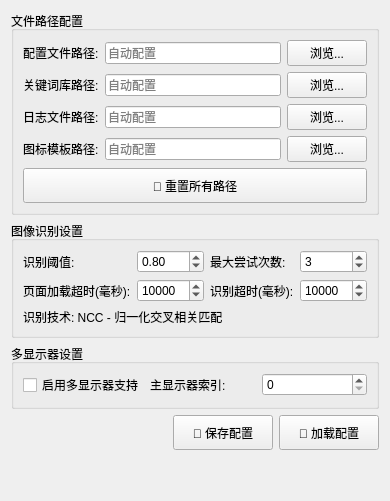
       <widget class="QWidget" name="advancedTab">
       <attribute name="title">
        <string>高级设置</string>
       </attribute>
       <layout class="QVBoxLayout" name="advancedLayout">
        <item>
         <widget class="QGroupBox" name="pathConfigGroup">
          <property name="title">
           <string>文件路径配置</string>
          </property>
          <layout class="QGridLayout" name="pathConfigLayout">
           <item row="0" column="0">
            <widget class="QLabel" name="configPathLabel">
             <property name="text">
              <string>配置文件路径:</string>
             </property>
            </widget>
           </item>
           <item row="0" column="1">
            <widget class="QLineEdit" name="configPathEdit">
             <property name="readOnly">
              <bool>true</bool>
             </property>
             <property name="placeholderText">
              <string>自动配置</string>
             </property>
            </widget>
           </item>
           <item row="0" column="2">
            <widget class="QPushButton" name="configPathBrowseButton">
             <property name="minimumSize">
              <size>
               <width>80</width>
               <height>25</height>
              </size>
             </property>
             <property name="text">
              <string>浏览...</string>
             </property>
            </widget>
           </item>
           <item row="1" column="0">
            <widget class="QLabel" name="keywordPathLabel">
             <property name="text">
              <string>关键词库路径:</string>
             </property>
            </widget>
           </item>
           <item row="1" column="1">
            <widget class="QLineEdit" name="keywordPathEdit">
             <property name="placeholderText">
              <string>自动配置</string>
             </property>
            </widget>
           </item>
           <item row="1" column="2">
            <widget class="QPushButton" name="keywordPathBrowseButton">
             <property name="minimumSize">
              <size>
               <width>80</width>
               <height>25</height>
              </size>
             </property>
             <property name="text">
              <string>浏览...</string>
             </property>
            </widget>
           </item>
           <item row="2" column="0">
            <widget class="QLabel" name="logPathLabel">
             <property name="text">
              <string>日志文件路径:</string>
             </property>
            </widget>
           </item>
           <item row="2" column="1">
            <widget class="QLineEdit" name="logPathEdit">
             <property name="placeholderText">
              <string>自动配置</string>
             </property>
            </widget>
           </item>
           <item row="2" column="2">
            <widget class="QPushButton" name="logPathBrowseButton">
             <property name="minimumSize">
              <size>
               <width>80</width>
               <height>25</height>
              </size>
             </property>
             <property name="text">
              <string>浏览...</string>
             </property>
            </widget>
           </item>
           <item row="3" column="0">
            <widget class="QLabel" name="templatePathLabel">
             <property name="text">
              <string>图标模板路径:</string>
             </property>
            </widget>
           </item>
           <item row="3" column="1">
            <widget class="QLineEdit" name="templatePathEdit">
             <property name="placeholderText">
              <string>自动配置</string>
             </property>
            </widget>
           </item>
           <item row="3" column="2">
            <widget class="QPushButton" name="templatePathBrowseButton">
             <property name="minimumSize">
              <size>
               <width>80</width>
               <height>25</height>
              </size>
             </property>
             <property name="text">
              <string>浏览...</string>
             </property>
            </widget>
           </item>
           <item row="4" column="0" colspan="3">
            <widget class="QPushButton" name="resetAllPathsButton">
             <property name="minimumSize">
              <size>
               <width>120</width>
               <height>35</height>
              </size>
             </property>
             <property name="text">
              <string>🔄 重置所有路径</string>
             </property>
            </widget>
           </item>
          </layout>
         </widget>
        </item>
        <item>
         <widget class="QGroupBox" name="recognitionGroup">
          <property name="title">
           <string>图像识别设置</string>
          </property>
          <layout class="QGridLayout" name="recognitionLayout">
           <item row="0" column="0">
            <widget class="QLabel" name="thresholdLabel">
             <property name="toolTip">
              <string>图像匹配的相似度阈值，值越高匹配越严格，推荐0.7-0.9</string>
             </property>
             <property name="text">
              <string>识别阈值:</string>
             </property>
            </widget>
           </item>
           <item row="0" column="1">
            <widget class="QDoubleSpinBox" name="thresholdSpin">
             <property name="toolTip">
              <string>图像匹配的相似度阈值，值越高匹配越严格，推荐0.7-0.9</string>
             </property>
             <property name="decimals">
              <number>2</number>
             </property>
             <property name="minimum">
              <double>0.100000000000000</double>
             </property>
             <property name="maximum">
              <double>1.000000000000000</double>
             </property>
             <property name="singleStep">
              <double>0.050000000000000</double>
             </property>
             <property name="value">
              <double>0.800000000000000</double>
             </property>
            </widget>
           </item>
           <item row="0" column="2">
            <widget class="QLabel" name="attemptsLabel">
             <property name="toolTip">
              <string>每次识别失败后的重试次数，增加次数可提高识别成功率，但会增加耗时</string>
             </property>
             <property name="text">
              <string>最大尝试次数:</string>
             </property>
            </widget>
           </item>
           <item row="0" column="3">
            <widget class="QSpinBox" name="attemptsSpin">
             <property name="toolTip">
              <string>每次识别失败后的重试次数，增加次数可提高识别成功率，但会增加耗时</string>
             </property>
             <property name="minimum">
              <number>1</number>
             </property>
             <property name="maximum">
              <number>10</number>
             </property>
             <property name="value">
              <number>3</number>
             </property>
            </widget>
           </item>
           <item row="1" column="0">
            <widget class="QLabel" name="pageTimeoutLabel">
             <property name="toolTip">
              <string>等待页面元素加载完成的最大时间，根据网络情况调整</string>
             </property>
             <property name="text">
              <string>页面加载超时(毫秒):</string>
             </property>
            </widget>
           </item>
           <item row="1" column="1">
            <widget class="QSpinBox" name="pageTimeoutSpin">
             <property name="toolTip">
              <string>等待页面元素加载完成的最大时间，根据网络情况调整</string>
             </property>
             <property name="minimum">
              <number>10</number>
             </property>
             <property name="maximum">
              <number>300000</number>
             </property>
             <property name="value">
              <number>10000</number>
             </property>
            </widget>
           </item>
           <item row="1" column="2">
            <widget class="QLabel" name="recognitionTimeoutLabel">
             <property name="toolTip">
              <string>单次图像识别的最大耗时，防止识别过程卡死</string>
             </property>
             <property name="text">
              <string>识别超时(毫秒):</string>
             </property>
            </widget>
           </item>
           <item row="1" column="3">
            <widget class="QSpinBox" name="recognitionTimeoutSpin">
             <property name="toolTip">
              <string>单次图像识别的最大耗时，防止识别过程卡死</string>
             </property>
             <property name="minimum">
              <number>10</number>
             </property>
             <property name="maximum">
              <number>300000</number>
             </property>
             <property name="value">
              <number>10000</number>
             </property>
            </widget>
           </item>
           <item row="2" column="0" colspan="4">
            <widget class="QLabel" name="recognitionTechniqueLabel">
             <property name="toolTip">
              <string>使用NCC归一化交叉相关匹配算法进行图像识别</string>
             </property>
             <property name="text">
              <string>识别技术: NCC - 归一化交叉相关匹配</string>
             </property>
            </widget>
           </item>
          </layout>
         </widget>
        </item>
        <item>
         <widget class="QGroupBox" name="monitorGroup">
          <property name="title">
           <string>多显示器设置</string>
          </property>
          <layout class="QGridLayout" name="monitorLayout">
           <item row="0" column="0">
            <widget class="QCheckBox" name="multiMonitorCheck">
             <property name="toolTip">
              <string>当使用多个显示器时启用，可指定企业微信所在的显示器</string>
             </property>
             <property name="text">
              <string>启用多显示器支持</string>
             </property>
            </widget>
           </item>
           <item row="0" column="1">
            <widget class="QLabel" name="primaryMonitorLabel">
             <property name="toolTip">
              <string>企业微信所在的显示器索引，从0开始计数</string>
             </property>
             <property name="text">
              <string>主显示器索引:</string>
             </property>
            </widget>
           </item>
           <item row="0" column="2">
            <widget class="QSpinBox" name="primaryMonitorSpin">
             <property name="toolTip">
              <string>企业微信所在的显示器索引，从0开始计数</string>
             </property>
             <property name="minimum">
              <number>0</number>
             </property>
             <property name="maximum">
              <number>10</number>
             </property>
             <property name="value">
              <number>0</number>
             </property>
            </widget>
           </item>
          </layout>
         </widget>
        </item>
        <item>
         <layout class="QHBoxLayout" name="advancedButtonLayout">
          <item>
           <spacer name="advancedButtonSpacer">
            <property name="orientation">
             <enum>Qt::Orientation::Horizontal</enum>
            </property>
            <property name="sizeHint" stdset="0">
             <size>
              <width>40</width>
              <height>20</height>
             </size>
            </property>
           </spacer>
          </item>
          <item>
           <widget class="QPushButton" name="saveAdvancedConfigButton">
            <property name="minimumSize">
             <size>
              <width>100</width>
              <height>35</height>
             </size>
            </property>
            <property name="toolTip">
             <string>保存当前高级配置到文件</string>
            </property>
            <property name="text">
             <string>💾 保存配置</string>
            </property>
           </widget>
          </item>
          <item>
           <widget class="QPushButton" name="loadAdvancedConfigButton">
            <property name="minimumSize">
             <size>
              <width>100</width>
              <height>35</height>
             </size>
            </property>
            <property name="toolTip">
             <string>从文件加载高级配置</string>
            </property>
            <property name="text">
             <string>📂 加载配置</string>
            </property>
           </widget>
          </item>
         </layout>
        </item>
        <item>
         <spacer name="advancedSpacer">
          <property name="orientation">
           <enum>Qt::Orientation::Vertical</enum>
          </property>
          <property name="sizeHint" stdset="0">
           <size>
            <width>20</width>
            <height>40</height>
           </size>
          </property>
         </spacer>
        </item>
       </layout>
      </widget>
